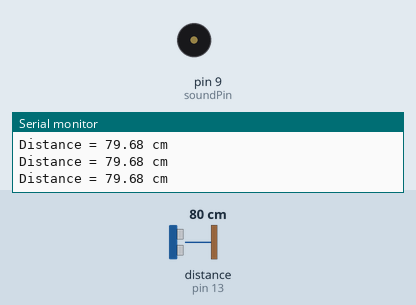
Simulated run of this sketch. Board: Arduino Uno, built with avr-gcc and run on an emulated ATmega328P. Shown: buzzer (waves = sounding), the last lines printed to the serial monitor. Wiring (inferred from the names in the program): ultrasonic range finder: trigger pin 10; echo pin 13. The inputs (shaded band) are chosen by the test bench; at power-on: distance to the obstacle (sensor on pin 13) 80 cm. The echo pulse lasts 58.3 µs per cm.

Above: at 0.95 s.
1.3 s: distance to the obstacle (sensor on pin 13) set to 12 cm
4.3 s: distance to the obstacle (sensor on pin 13) set to 9 cm
At 5.2 s:
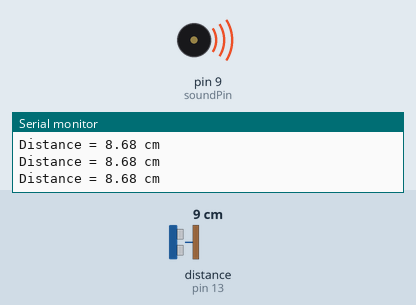
7.3 s: distance to the obstacle (sensor on pin 13) set to 18 cm
At 8.4 s:
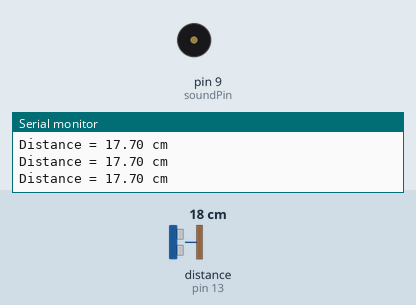
10.3 s: distance to the obstacle (sensor on pin 13) set to 96 cm
13.3 s: distance to the obstacle (sensor on pin 13) set to 104 cm
At 13.3 s:
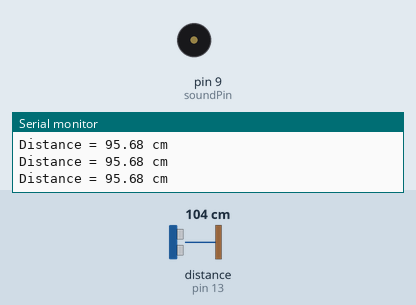
Timing chart, 0 to 15.8 s (numbered marks = the images above; inputs shaded):
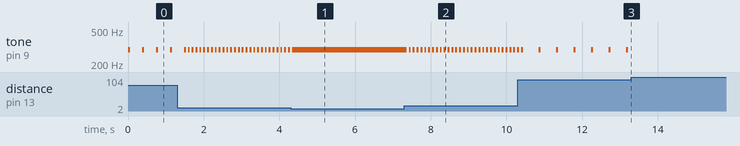

The sketch:

distanceS.ino
```cpp
/*
  HC-SR04 Basic Demonstration
  HC-SR04-Basic-Demo.ino
  Demonstrates functions of HC-SR04 Ultrasonic Range Finder
  Displays results on Serial Monitor
*/

// This uses Serial Monitor to display Range Finder distance readings

// Hook up HC-SR04 with Trig to Arduino Pin 10, Echo to Arduino pin 13

#define trigPin 10
#define echoPin 13
#define soundPin 9
#define beattime 50

float duration, distance;

void setup() {
  Serial.begin (9600);
  pinMode(trigPin, OUTPUT);
  pinMode(echoPin, INPUT);
  pinMode(soundPin, OUTPUT);
}

void loop() {

  // Write a pulse to the HC-SR04 Trigger Pin

  digitalWrite(trigPin, LOW);
  delayMicroseconds(2);
  digitalWrite(trigPin, HIGH);
  delayMicroseconds(10);
  digitalWrite(trigPin, LOW);

  // Measure the response from the HC-SR04 Echo Pin

  duration = pulseIn(echoPin, HIGH);

  // Determine distance from duration
  // Use 343 metres per second as speed of sound

  distance = (duration / 2) * 0.0343;

  // Send results to Serial Monitor

  Serial.print("Distance = ");
  noTone(12);
  if (100 < distance){
    Serial.print(distance);
    Serial.println(" cm");
    delay(500);
  }
  else if ((90 < distance)&&(distance < 100)){
    tone(soundPin, 294, beattime);
    Serial.print(distance);
    Serial.println(" cm");
    delay(455);
  }
  else if ((80 < distance)&&(distance < 90)){
    tone(soundPin, 294, beattime);
    Serial.print(distance);
    Serial.println(" cm");
    delay(410);
  }
  else if ((70 < distance)&&(distance < 80)){
    tone(soundPin, 294, beattime);
    Serial.print(distance);
    Serial.println(" cm");
    delay(365);
  }
  else if ((60 < distance)&&(distance < 70)){
    tone(soundPin, 294, beattime);
    Serial.print(distance);
    Serial.println(" cm");
    delay(320);
  }
  else if ((50 < distance)&&(distance < 60)){
    tone(soundPin, 294, beattime);
    Serial.print(distance);
    Serial.println(" cm");
    delay(275);
  }
  else if ((40 < distance)&&(distance < 50)){
    tone(soundPin, 294, beattime);
    Serial.print(distance);
    Serial.println(" cm");
    delay(230);
  }
  else if ((30 < distance)&&(distance < 40)){
    tone(soundPin, 294, beattime);
    Serial.print(distance);
    Serial.println(" cm");
    delay(185);
  }
  else if ((20 < distance)&&(distance < 30)){
    tone(soundPin, 294, beattime);
    Serial.print(distance);
    Serial.println(" cm");
    delay(140);
  }
  else if ((10 < distance)&&(distance < 20)) {
    tone(soundPin, 294, beattime);
    Serial.print(distance);
    Serial.println(" cm");
    delay(100);
  }
  else{
    tone(soundPin, 294, beattime);
    Serial.print(distance);
    Serial.println(" cm");
  }
}
```

Measured:
- the behaviour switches between 100 and 101 cm on distance to the obstacle (sensor on pin 13) (found by bisection; images 2 and 3)
- after the input at 1.3 s, tone on pin 9 (soundPin): alternates 294 Hz for 0.05 s and silent for 0.05 s, starting after 0.29 s
- after the input at 4.3 s, tone on pin 9 (soundPin): goes on until 4.3 s, then stays 294 Hz
- after the input at 7.3 s, tone on pin 9 (soundPin): alternates 294 Hz for 0.05 s and silent for 0.05 s, starting after 0.07 s
- after the input at 13.3 s, tone on pin 9 (soundPin): stops changing and stays silent
- by itself, tone on pin 9 (soundPin): alternates 294 Hz for 0.05 s and silent for 0.32 s
